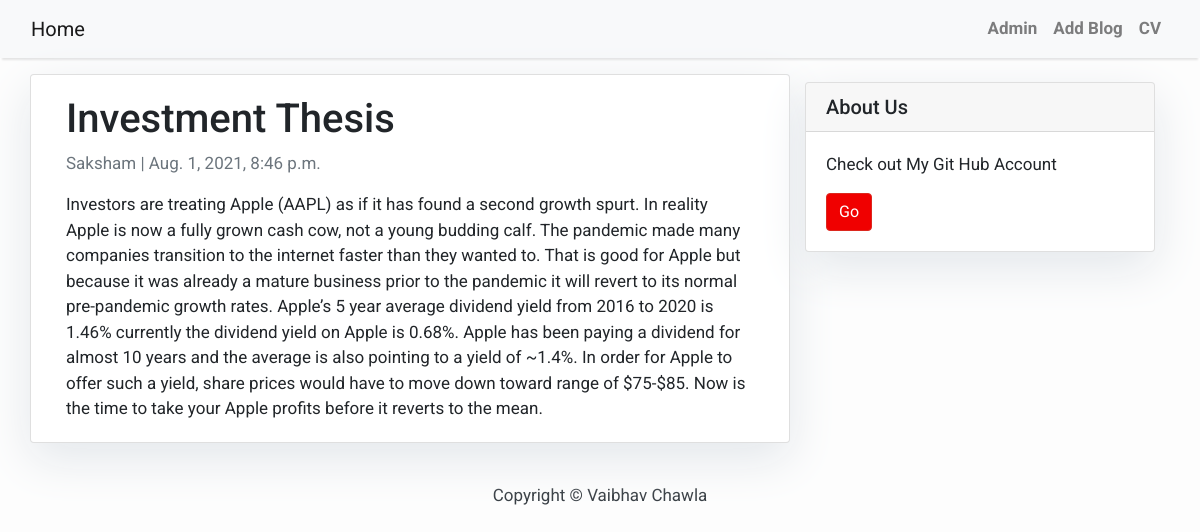
The app's page /Investment-Thesis/ with its own data.
### blog/models.py (models this page shows, shortened)
class Post(models.Model):
    title = models.CharField(max_length=200, unique=True)
    slug = models.SlugField(max_length=200, unique=True)
    author = models.CharField( max_length=200)
    updated_on = models.DateTimeField(auto_now= True)
    content = models.TextField()
    created_on = models.DateTimeField(auto_now_add=True)
    status = models.IntegerField(choices=STATUS, default=0)
    class Meta:
        ordering = ['-created_on']

### blog/views.py (the view)
# urls.py: path('<slug:slug>/', views.PostDetail.as_view(), name='post_detail'),
class PostDetail(generic.DetailView):
    model = Post
    template_name = 'post_detail.html'

### templates/post_detail.html
{% extends 'base.html' %} {% block content %}
<div class="container">
  <div class="row">
    <div class="col-md-8 card mb-4  mt-3 left  top">
      <div class="card-body">
        <h1>{% block title %} {{ object.title }} {% endblock title %}</h1>
        <p class=" text-muted">{{ post.author }} | {{ post.created_on }}</p>
        <p class="card-text ">{{ object.content | safe }}</p>
      </div>
    </div>
    {% block sidebar %} {% include 'sidebar.html' %} {% endblock sidebar %}
  </div>
</div>
{% endblock content %}

### templates/base.html (style rules this page uses)
body { font-family: "Roboto", sans-serif; font-size: 17px; background-color: #fdfdfd; }

### templates/sidebar.html (style rules this page uses)
.card { box-shadow: 0 16px 48px #E3E7EB; }

### records on screen
Post: title "Investment Thesis", author "Saksham", created_on "Aug. 1, 2021, 8:46 p.m.", content "Investors are treating Apple (AAPL) as if it has found a second growth spurt. In reality Apple is now a fully grown cash cow, not a young budding calf. The pandemic made many companies transition to the internet faster than they wanted to. That is good for Apple but because it was already a mature business prior to the pandemic it will revert to its normal pre-pandemic growth rates. Apple’s 5 year average dividend yield from 2016 to 2020 is 1.46% currently the dividend yield on Apple is 0.68%. Apple has been paying a dividend for almost 10 years and the average is also pointing to a yield of ~1.4%. In order for Apple to offer such a yield, share prices would have to move down toward range…"
